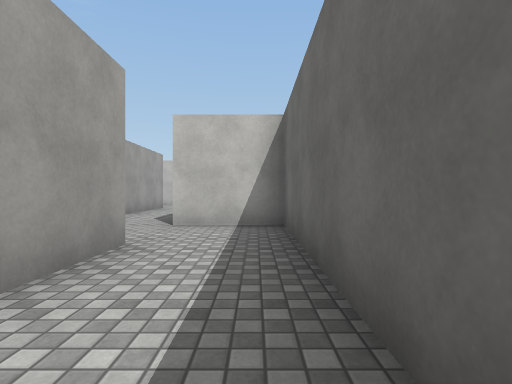
View 1 (above)

24 first-person views from a walk through a scene from a Unity 3-D project. The camera is 1.2 m above the floor, looks level and sees 80° across. The floor is counted in squares, 2 m on a side. Each view is taken from the middle of a square. On the plan, view 1 faces up. The plan holds only what a view shows up to about 9 squares ahead; the rest is blank. The place goes on beyond the plan. The player is left out. Surface patterns are stand-ins for the level's own textures.

View 2
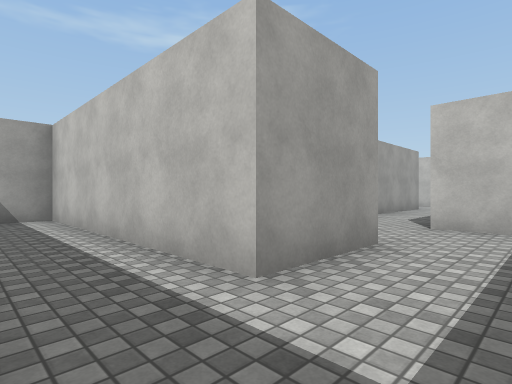

View 3
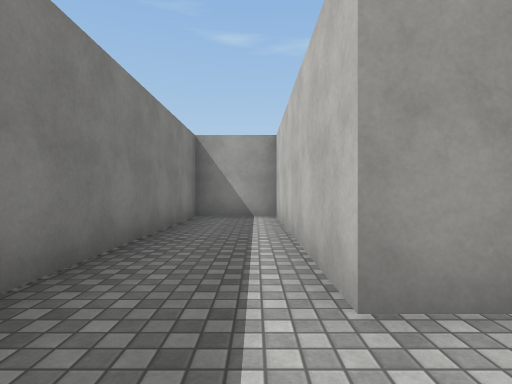

View 4
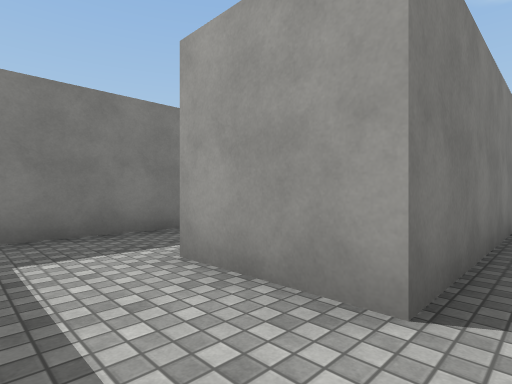

View 5
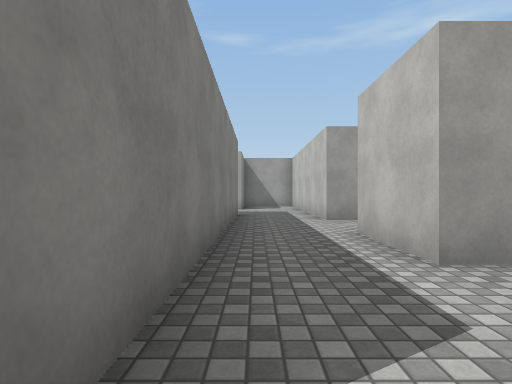

View 6
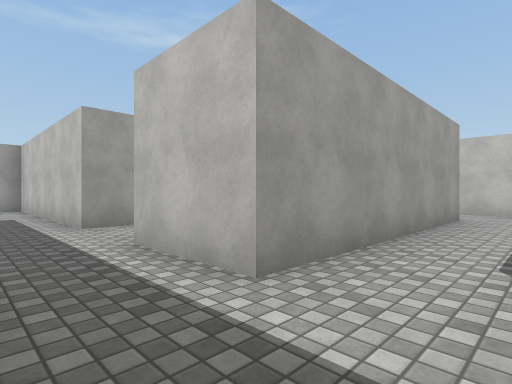

View 7
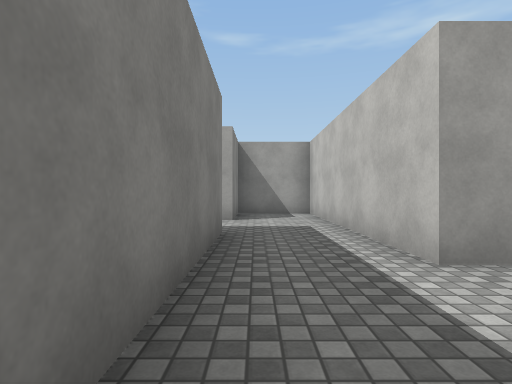

View 8
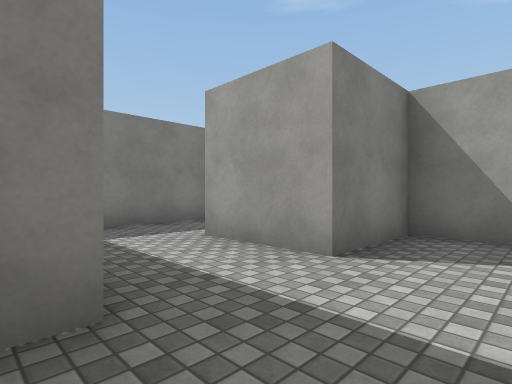

View 9
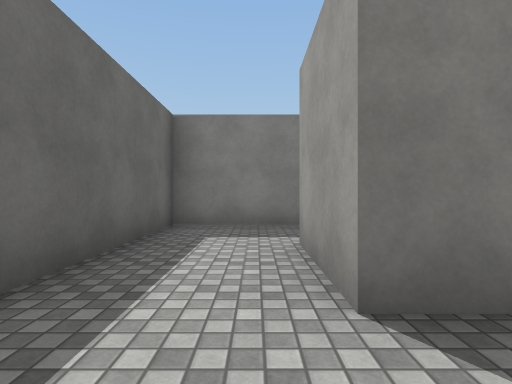

View 10
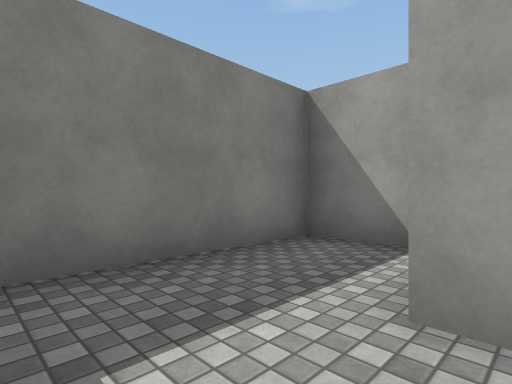

View 11
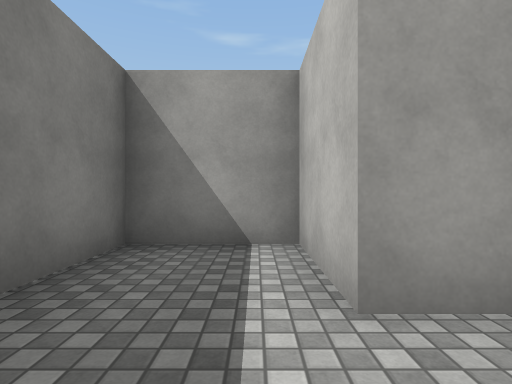

View 12
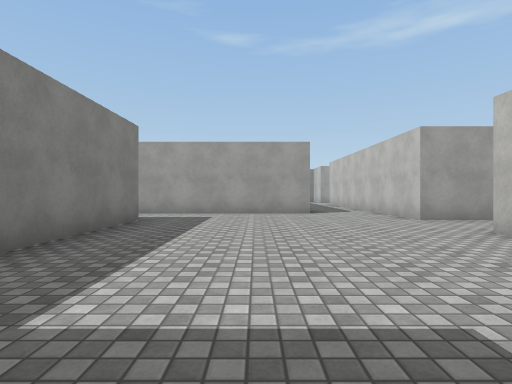

View 13
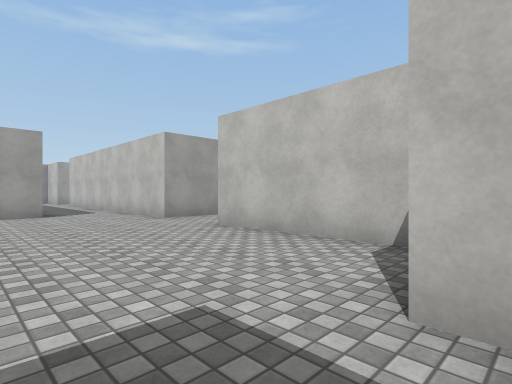

View 14
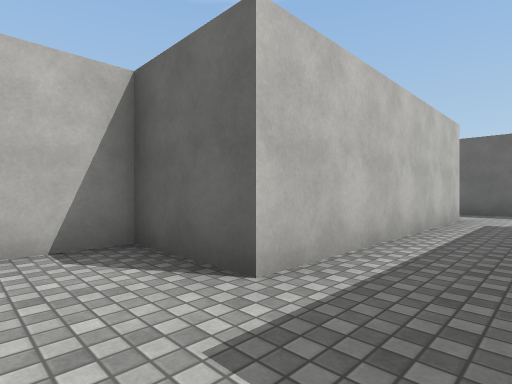

View 15
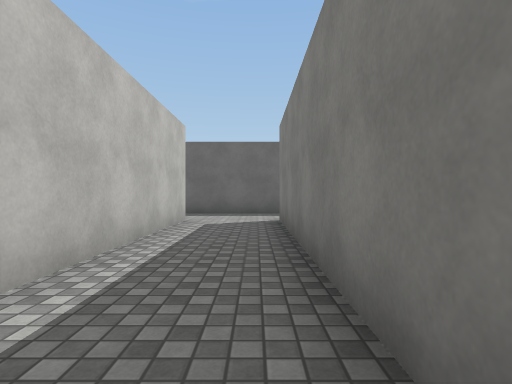

View 16
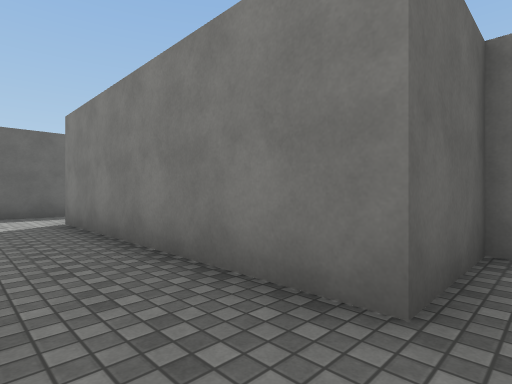

View 17
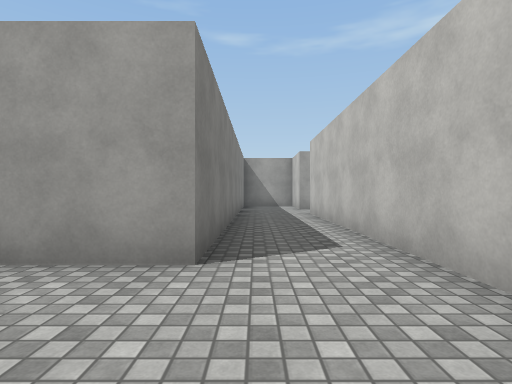

View 18
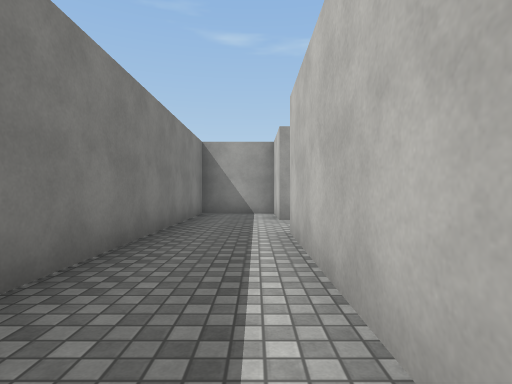

View 19
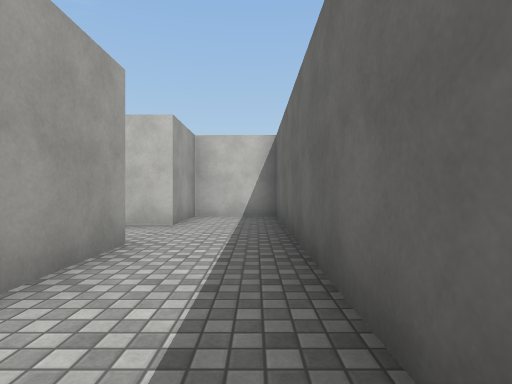

View 20
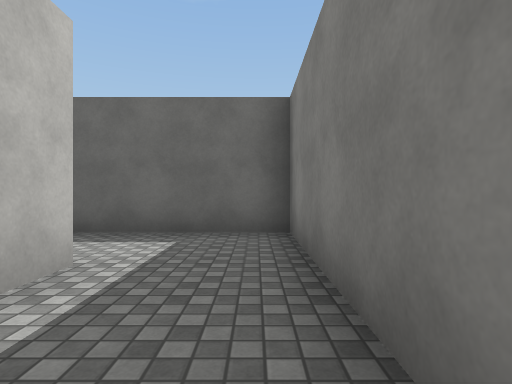

View 21
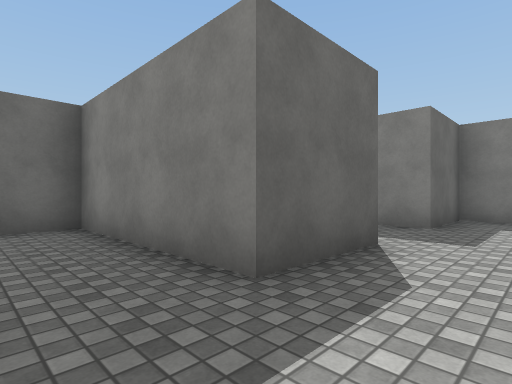

View 22
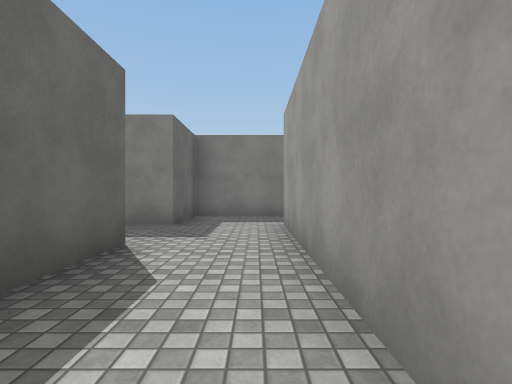

View 23
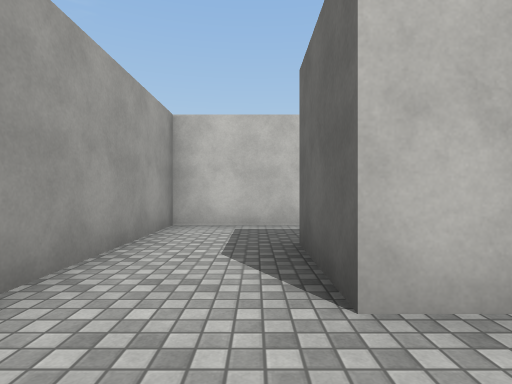

View 24
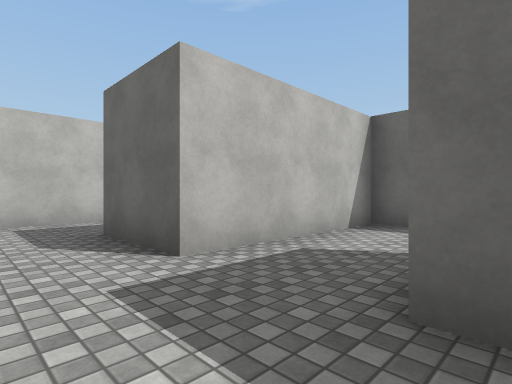

### Floor plan
Ten units are one square. View 1 is at (0, 0); x grows to the right and y downward. Boxes are objects, and circles mark ways between rooms. Rooms are numbered by the first view taken in them; rooms with no view inside come last. Other rooms are left out.
<svg viewBox="-140 -150 271 160">
<path fill="none" stroke="#000" d="M-15 -15 -75 -15 -75 5 -4 5M5 -5 5 -15M-35 -35 -15 -35 -15 -15M5 -15 5 -55 -15 -55M-75 -35 -35 -35M-35 -55 -55 -55M-95 -35 -75 -35M-95 -15 -95 -32M-75 -55 -135 -55 -135 -35 -115 -35 -115 -15M-115 -15 -135 -15 -135 5 -95 5 -95 -15M-15 -135 -95 -135M-15 -75 21 -75M45 -75 45 -95 105 -95 105 -78M126 -135 105 -135 105 -115 45 -115 45 -135 5 -135M125 -75 125 -132M-115 -135 -135 -135 -135 -115 -35 -115 -35 -55M105 -55 125 -55 125 -75M85 -35 85 -55 105 -55M105 -75 65 -75 65 -35M65 -35 65 -15M105 -35 85 -35M62 5 85 5 85 -15 94 -15"/>
<circle cx="-5" cy="-25" r="3" fill="#2a7"/>
<circle cx="-45" cy="-45" r="3" fill="#2a7"/>
<circle cx="-25" cy="-65" r="3" fill="#2a7"/>
<circle cx="-85" cy="-45" r="3" fill="#2a7"/>
<circle cx="-105" cy="-25" r="3" fill="#2a7"/>
<circle cx="115" cy="-85" r="3" fill="#2a7"/>
<circle cx="95" cy="-65" r="3" fill="#2a7"/>
<circle cx="75" cy="-45" r="3" fill="#2a7"/>
<text x="-40" y="-10">1</text>
<text x="-10" y="-40">2</text>
<text x="-60" y="-50">3</text>
<text x="-110" y="-40">4</text>
<text x="-120" y="-10">5</text>
<text x="10" y="-110">6</text>
<text x="110" y="-70">7</text>
<text x="80" y="-60">8</text>
<text x="80" y="-20">9</text>
</svg>
Room 1 opens to room 2. Room 2 opens to room 3. Room 2 opens to room 6. Room 3 opens to room 4. Room 4 opens to room 5. Room 6 opens to room 7. Room 7 opens to room 8. Room 8 opens to room 9.

Where each view was taken, in squares from view 1:
view 1: 0 up, 0 right, facing up
view 2: 0 up, 0 right, facing up-left
view 3: 1 up, 0 right, facing left
view 4: 4 up, 0 right, facing down-left
view 5: 4 up, 1 left, facing left
view 6: 4 up, 2 left, facing up-left
view 7: 4 up, 5 left, facing left
view 8: 5 up, 9 left, facing down-left
view 9: 5 up, 11 left, facing down
view 10: 2 up, 10 left, facing down-left
view 11: 1 up, 10 left, facing left
view 12: 10 up, 5 right, facing left
view 13: 10 up, 5 right, facing up-left
view 14: 10 up, 3 right, facing up-right
view 15: 10 up, 4 right, facing right
view 16: 11 up, 4 right, facing down-right
view 17: 12 up, 1 left, facing left
view 18: 13 up, 5 left, facing left
view 19: 6 up, 12 right, facing up
view 20: 6 up, 8 right, facing right
view 21: 7 up, 7 right, facing down-right
view 22: 7 up, 7 right, facing down
view 23: 2 up, 8 right, facing up
view 24: 1 up, 7 right, facing up-right
